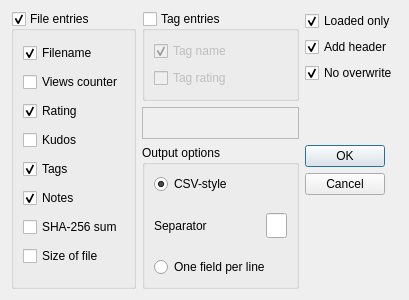
<?xml version="1.0" encoding="UTF-8"?>
<ui version="4.0">
 <class>ExportForm</class>
 <widget class="QDialog" name="ExportForm">
  <property name="windowModality">
   <enum>Qt::ApplicationModal</enum>
  </property>
  <property name="geometry">
   <rect>
    <x>0</x>
    <y>0</y>
    <width>409</width>
    <height>300</height>
   </rect>
  </property>
  <property name="windowTitle">
   <string>Export image data</string>
  </property>
  <layout class="QGridLayout" name="gridLayout">
   <item row="0" column="0" rowspan="8">
    <widget class="QGroupBox" name="groupBox">
     <property name="title">
      <string>File entries</string>
     </property>
     <property name="checkable">
      <bool>true</bool>
     </property>
     <layout class="QVBoxLayout" name="verticalLayout">
      <item>
       <widget class="QCheckBox" name="checkBox">
        <property name="text">
         <string>Filename</string>
        </property>
        <property name="checked">
         <bool>true</bool>
        </property>
       </widget>
      </item>
      <item>
       <widget class="QCheckBox" name="checkBox_2">
        <property name="text">
         <string>Views counter</string>
        </property>
       </widget>
      </item>
      <item>
       <widget class="QCheckBox" name="checkBox_3">
        <property name="text">
         <string>Rating</string>
        </property>
        <property name="checked">
         <bool>true</bool>
        </property>
       </widget>
      </item>
      <item>
       <widget class="QCheckBox" name="checkBox_4">
        <property name="text">
         <string>Kudos</string>
        </property>
       </widget>
      </item>
      <item>
       <widget class="QCheckBox" name="checkBox_5">
        <property name="text">
         <string>Tags</string>
        </property>
        <property name="checked">
         <bool>true</bool>
        </property>
       </widget>
      </item>
      <item>
       <widget class="QCheckBox" name="checkBox_6">
        <property name="text">
         <string>Notes</string>
        </property>
        <property name="checked">
         <bool>true</bool>
        </property>
       </widget>
      </item>
      <item>
       <widget class="QCheckBox" name="checkBox_7">
        <property name="text">
         <string>SHA-256 sum</string>
        </property>
       </widget>
      </item>
      <item>
       <widget class="QCheckBox" name="checkBox_8">
        <property name="text">
         <string>Size of file</string>
        </property>
       </widget>
      </item>
     </layout>
    </widget>
   </item>
   <item row="0" column="1" rowspan="6">
    <widget class="QGroupBox" name="groupBox_2">
     <property name="title">
      <string>Tag entries</string>
     </property>
     <property name="checkable">
      <bool>true</bool>
     </property>
     <property name="checked">
      <bool>false</bool>
     </property>
     <layout class="QVBoxLayout" name="verticalLayout_2">
      <item>
       <widget class="QCheckBox" name="checkBox_9">
        <property name="text">
         <string>Tag name</string>
        </property>
        <property name="checked">
         <bool>true</bool>
        </property>
       </widget>
      </item>
      <item>
       <widget class="QCheckBox" name="checkBox_10">
        <property name="text">
         <string>Tag rating</string>
        </property>
       </widget>
      </item>
     </layout>
    </widget>
   </item>
   <item row="0" column="2">
    <widget class="QCheckBox" name="checkBox_11">
     <property name="text">
      <string>Loaded only</string>
     </property>
     <property name="checked">
      <bool>true</bool>
     </property>
    </widget>
   </item>
   <item row="7" column="1">
    <widget class="QGroupBox" name="groupBox_3">
     <property name="title">
      <string>Output options</string>
     </property>
     <property name="checkable">
      <bool>false</bool>
     </property>
     <layout class="QVBoxLayout" name="verticalLayout_3">
      <item>
       <widget class="QRadioButton" name="radioButton_3">
        <property name="text">
         <string>CSV-style</string>
        </property>
        <property name="checked">
         <bool>true</bool>
        </property>
       </widget>
      </item>
      <item>
       <widget class="QFrame" name="frame">
        <property name="frameShape">
         <enum>QFrame::NoFrame</enum>
        </property>
        <property name="frameShadow">
         <enum>QFrame::Plain</enum>
        </property>
        <layout class="QHBoxLayout" name="horizontalLayout">
         <property name="spacing">
          <number>0</number>
         </property>
         <property name="leftMargin">
          <number>0</number>
         </property>
         <property name="topMargin">
          <number>0</number>
         </property>
         <property name="rightMargin">
          <number>0</number>
         </property>
         <property name="bottomMargin">
          <number>0</number>
         </property>
         <item>
          <widget class="QLabel" name="label">
           <property name="text">
            <string>Separator</string>
           </property>
          </widget>
         </item>
         <item>
          <widget class="QLineEdit" name="lineEdit">
           <property name="minimumSize">
            <size>
             <width>21</width>
             <height>25</height>
            </size>
           </property>
           <property name="maximumSize">
            <size>
             <width>21</width>
             <height>25</height>
            </size>
           </property>
          </widget>
         </item>
        </layout>
       </widget>
      </item>
      <item>
       <widget class="QRadioButton" name="radioButton_4">
        <property name="text">
         <string>One field per line</string>
        </property>
       </widget>
      </item>
     </layout>
    </widget>
   </item>
   <item row="1" column="2">
    <widget class="QCheckBox" name="checkBox_12">
     <property name="text">
      <string>Add header</string>
     </property>
     <property name="checked">
      <bool>true</bool>
     </property>
    </widget>
   </item>
   <item row="7" column="2">
    <widget class="QDialogButtonBox" name="buttonBox">
     <property name="orientation">
      <enum>Qt::Vertical</enum>
     </property>
     <property name="standardButtons">
      <set>QDialogButtonBox::Cancel|QDialogButtonBox::Ok</set>
     </property>
    </widget>
   </item>
   <item row="2" column="2">
    <widget class="QCheckBox" name="checkBox_13">
     <property name="text">
      <string>No overwrite</string>
     </property>
     <property name="checked">
      <bool>true</bool>
     </property>
    </widget>
   </item>
   <item row="6" column="1">
    <widget class="QFrame" name="frame_2">
     <property name="enabled">
      <bool>false</bool>
     </property>
     <property name="minimumSize">
      <size>
       <width>0</width>
       <height>32</height>
      </size>
     </property>
     <property name="frameShape">
      <enum>QFrame::StyledPanel</enum>
     </property>
     <property name="frameShadow">
      <enum>QFrame::Raised</enum>
     </property>
    </widget>
   </item>
  </layout>
 </widget>
 <resources/>
 <connections>
  <connection>
   <sender>buttonBox</sender>
   <signal>accepted()</signal>
   <receiver>ExportForm</receiver>
   <slot>accept()</slot>
   <hints>
    <hint type="sourcelabel">
     <x>248</x>
     <y>254</y>
    </hint>
    <hint type="destinationlabel">
     <x>157</x>
     <y>274</y>
    </hint>
   </hints>
  </connection>
  <connection>
   <sender>buttonBox</sender>
   <signal>rejected()</signal>
   <receiver>ExportForm</receiver>
   <slot>reject()</slot>
   <hints>
    <hint type="sourcelabel">
     <x>316</x>
     <y>260</y>
    </hint>
    <hint type="destinationlabel">
     <x>286</x>
     <y>274</y>
    </hint>
   </hints>
  </connection>
 </connections>
</ui>
